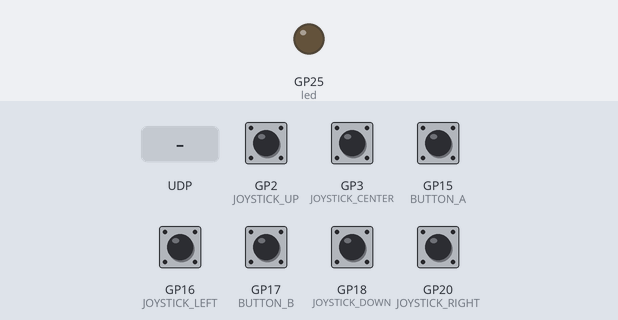
The program below on a simulated Raspberry Pi Pico running MicroPython. Parts: output pins drawn as LEDs (lit = HIGH). Dashed ring = blinking. The test bench sets the inputs (shaded band); at power-on: GP2 (JOYSTICK_UP), GP3 (JOYSTICK_CENTER), GP15 (BUTTON_A), GP16 (JOYSTICK_LEFT), GP17 (BUTTON_B), GP18 (JOYSTICK_DOWN), GP20 (JOYSTICK_RIGHT) HIGH. The board's own WiFi access point starts at once; what the program prints to the serial console is not drawn.

Above: at 7.2 s.
7.3 s: UDP packet "DISCOVER_CONTROLLER" arrives
At 7.55 s:
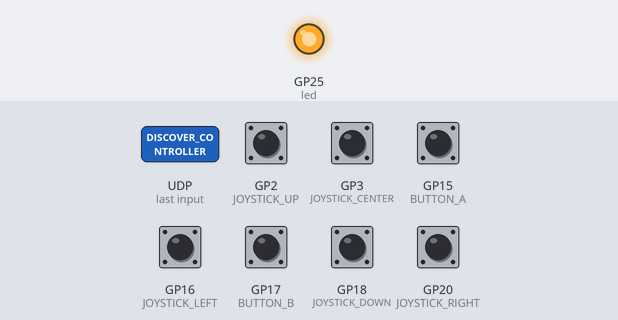
10.3 s: GP2 (JOYSTICK_UP) pulled LOW for 0.15 s
At 10.91 s:
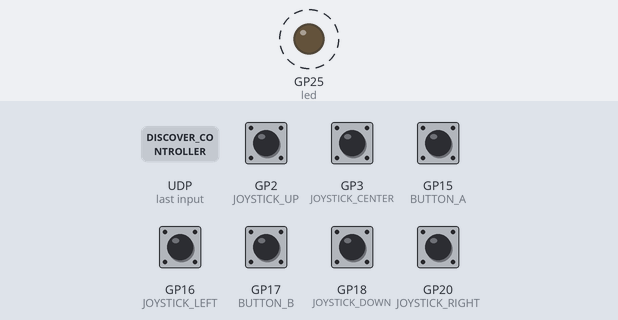
13.3 s: GP3 (JOYSTICK_CENTER) pulled LOW for 0.15 s
16.4 s: GP15 (BUTTON_A) pulled LOW for 0.15 s
19.4 s: GP16 (JOYSTICK_LEFT) pulled LOW for 0.15 s
22.4 s: GP17 (BUTTON_B) pulled LOW for 0.15 s
Timing chart, 0 to 26.4 s (numbered marks = the images above; inputs shaded):
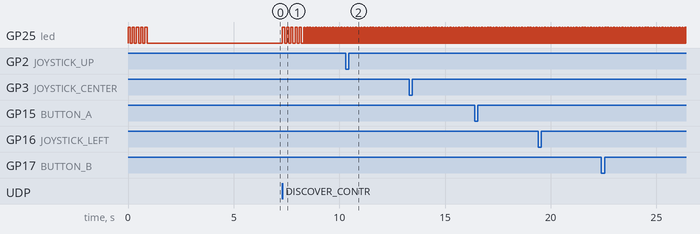

Measured:
- after the input at 7.3 s, GP25 (led): goes 5 × (HIGH 0.10 s, LOW 0.10 s), 49 × (HIGH 0.01 s, LOW 0.03 s), HIGH 0.01 s, then LOW, starting at once

The program:

controller_debug_main.py
```python
# Debug controller to see what's happening with AP naming
import network
import socket
import json
import time
from machine import Pin

# Input pins
JOYSTICK_UP = Pin(2, Pin.IN, Pin.PULL_UP)
JOYSTICK_DOWN = Pin(18, Pin.IN, Pin.PULL_UP)
JOYSTICK_LEFT = Pin(16, Pin.IN, Pin.PULL_UP)
JOYSTICK_RIGHT = Pin(20, Pin.IN, Pin.PULL_UP)
JOYSTICK_CENTER = Pin(3, Pin.IN, Pin.PULL_UP)
BUTTON_A = Pin(15, Pin.IN, Pin.PULL_UP)
BUTTON_B = Pin(17, Pin.IN, Pin.PULL_UP)

def debug_controller():
    led = Pin(25, Pin.OUT)

    # Startup blinks
    for _ in range(5):
        led.value(1)
        time.sleep(0.1)
        led.value(0)
        time.sleep(0.1)

    print("🎮 DEBUG Controller Starting...")
    print("=" * 40)

    # Create AP
    ap = network.WLAN(network.AP_IF)
    ap.active(True)
    time.sleep(2)

    print(f"AP active: {ap.active()}")

    # Try our configurations and see what actually gets set
    configs = [
        {"essid": "PicoController", "password": "pico1234", "authmode": 3},
        {"essid": "PicoController", "password": "pico1234"},
        {"essid": "PicoController"}
    ]

    for i, config in enumerate(configs):
        try:
            print(f"\n🔧 Trying config {i+1}: {config}")
            ap.config(**config)
            time.sleep(3)

            # Check what actually got configured
            net_config = ap.ifconfig()
            print(f"✅ Config {i+1} applied successfully")
            print(f"   IP: {net_config[0]}")
            print(f"   Status: {ap.status()}")

            # Try to get the actual SSID (this might not work in MicroPython)
            try:
                # Some versions support getting the config back
                current_config = ap.config('essid')
                print(f"   Actual SSID: {current_config}")
            except:
                print(f"   Cannot read back SSID (normal)")

            # Success - break and continue
            break

        except Exception as e:
            print(f"❌ Config {i+1} failed: {e}")
            continue

    print(f"\n📡 Access Point should be broadcasting...")
    print(f"🔍 Check your phone - what network name do you see?")

    # Create UDP server
    try:
        sock = socket.socket(socket.AF_INET, socket.SOCK_DGRAM)
        sock.bind(('', 8888))
        sock.settimeout(0.01)
        print("📡 UDP server ready on port 8888")
    except Exception as e:
        print(f"❌ UDP failed: {e}")
        return

    # Controller state
    state = {
        'joystick': {'up': False, 'down': False, 'left': False, 'right': False, 'center': False},
        'buttons': {'A': False, 'B': False},
        'timestamp': 0
    }

    clients = set()
    last_state = None
    status_timer = 0

    print(f"\n🚀 Debug controller running!")
    print(f"📱 Network name on phone: ? (tell me what you see)")

    # Main loop
    while True:
        try:
            # Check for clients
            try:
                data, addr = sock.recvfrom(1024)
                message = data.decode()

                if message == "DISCOVER_CONTROLLER":
                    if addr not in clients:
                        print(f"🎉 NEW CLIENT: {addr[0]}")
                        # Happy blinks
                        for _ in range(5):
                            led.value(1)
                            time.sleep(0.1)
                            led.value(0)
                            time.sleep(0.1)

                    clients.add(addr)
                    sock.sendto(b"CONTROLLER_FOUND", addr)

            except OSError:
                pass

            # Read inputs
            state['joystick']['up'] = not JOYSTICK_UP.value()
            state['joystick']['down'] = not JOYSTICK_DOWN.value()
            state['joystick']['left'] = not JOYSTICK_LEFT.value()
            state['joystick']['right'] = not JOYSTICK_RIGHT.value()
            state['joystick']['center'] = not JOYSTICK_CENTER.value()
            state['buttons']['A'] = not BUTTON_A.value()
            state['buttons']['B'] = not BUTTON_B.value()
            state['timestamp'] = time.ticks_ms()

            # Send data if changed
            if state != last_state and clients:
                message = json.dumps(state).encode()
                for client_addr in clients:
                    try:
                        sock.sendto(message, client_addr)
                    except:
                        pass

                # Show active inputs
                active = []
                for k, v in state['joystick'].items():
                    if v: active.append(f"J-{k}")
                for k, v in state['buttons'].items():
                    if v: active.append(f"B-{k}")

                if active:
                    print(f"📍 {','.join(active)} → {len(clients)} clients")

                last_state = state.copy()
                led.value(1)
                time.sleep_ms(10)
                led.value(0)

            # Status update
            current_time = time.ticks_ms()
            if time.ticks_diff(current_time, status_timer) > 15000:  # Every 15 seconds
                print(f"💓 Status: {len(clients)} clients | AP: {ap.active()}")
                status_timer = current_time

            time.sleep(0.02)

        except Exception as e:
            print(f"❌ Error: {e}")
            time.sleep(1)

if __name__ == "__main__":
    debug_controller() 
```
